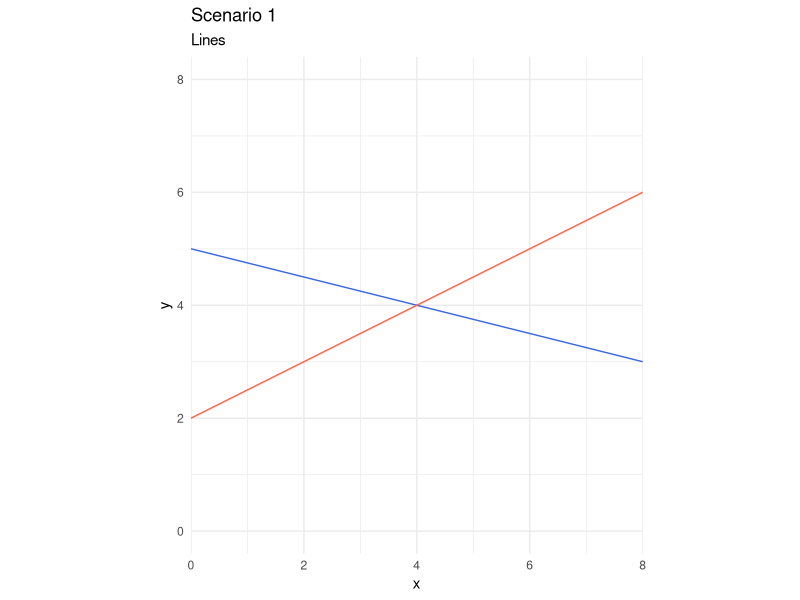
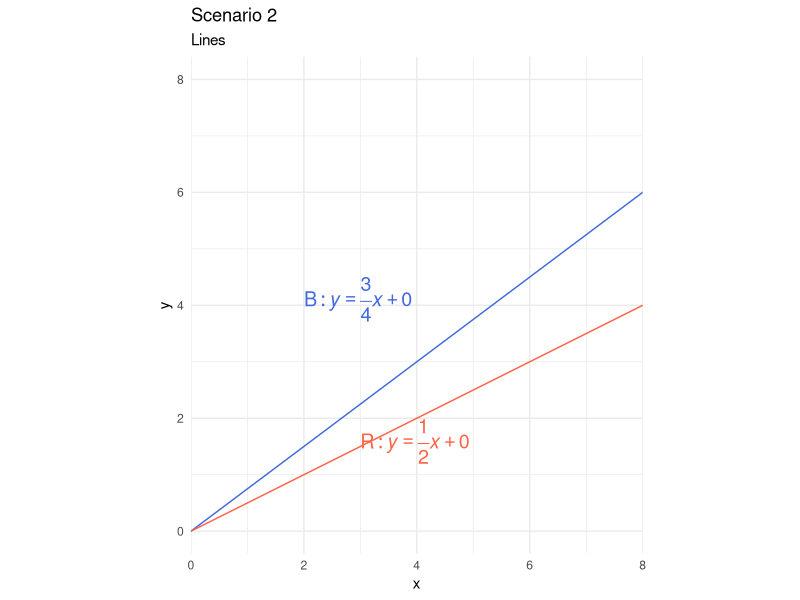
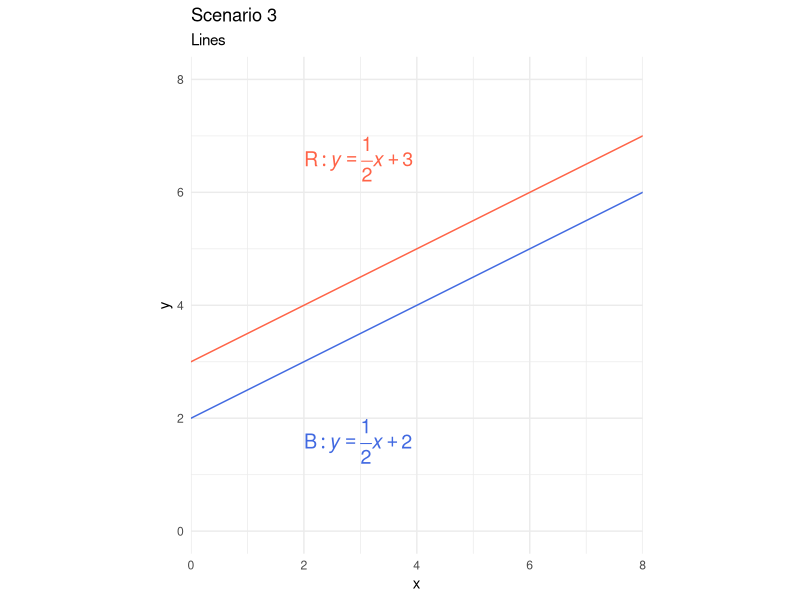
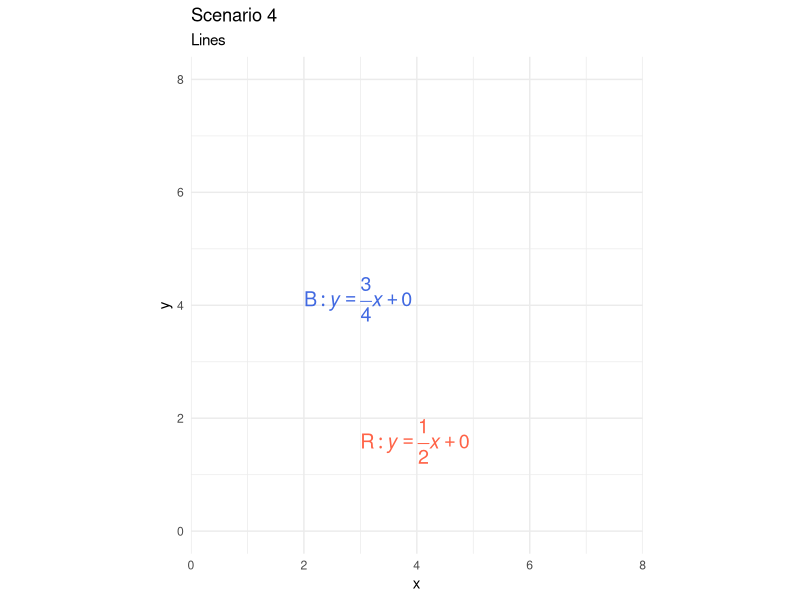
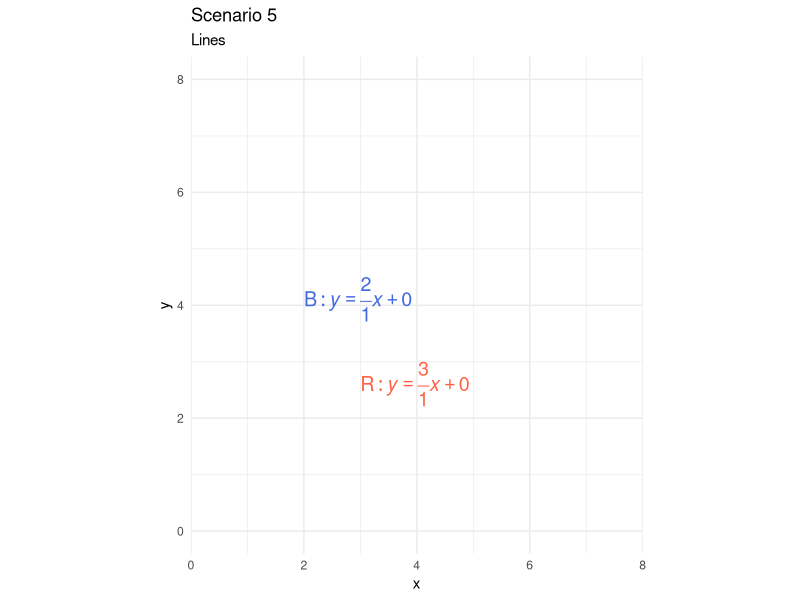

These charts were generated, in order, by the following R code:
## ---- chunk 1
#| echo: false
library(ggplot2)
d       <- tibble::tibble(x = 1:8, y = (1:8)/8)
color_a <- "royalblue"
color_b <- "tomato"
## ---- chunk 2
#| echo: false
#| layout-ncol: 2
ggplot(d, aes(x = x, y = y)) +
  geom_line(color = "transparent") +
  geom_abline(slope = -.25, intercept = 5, color = color_a) +
  geom_abline(slope = .50, intercept = 2, color = color_b) +
  # annotate(
  #   "text", 
  #   label="B: italic(y) == over(3, 4)*italic(x) + 0", 
  #   x = 2, y = 4.5, 
  #   parse=T, size=5, hjust=0, vjust=1, color=color_a
  # ) +
  # annotate(
  #   "text", 
  #   label="R: italic(y) == over(1, 2)*italic(x) + 0", 
  #   x = 6, y = 3, 
  #   parse=T, size=5, hjust=0, vjust=1, color=color_b
  # ) +
  scale_x_continuous(expand = expansion(add = 0)) +
  coord_fixed(xlim = c(0, 8), ylim = c(0, 8)) +
  theme_minimal() +
  labs(
    title    = "Scenario 1", 
    subtitle = "Lines", 
    y        = "y"
  )

ggplot(d, aes(x = x, y = y)) +
  # geom_line() +
  geom_abline(slope = .75, intercept = 0, color = color_a) +
  geom_abline(slope = .50, intercept = 0, color = color_b) +
  annotate(
    "text", 
    label="B: italic(y) == over(3, 4)*italic(x) + 0", 
    x = 2, y = 4.5, 
    parse=T, size=5, hjust=0, vjust=1, color=color_a
  ) +
  annotate(
    "text", 
    label="R: italic(y) == over(1, 2)*italic(x) + 0", 
    x = 3, y = 2, 
    parse=T, size=5, hjust=0, vjust=1, color=color_b
  ) +
  scale_x_continuous(expand = expansion(add = 0)) +
  coord_fixed(xlim = c(0, 8), ylim = c(0, 8)) +
  theme_minimal() +
  labs(
    title    = "Scenario 2", 
    subtitle = "Lines", 
    y        = "y"
  )

ggplot(d, aes(x = x, y = y)) +
  # geom_line() +
  geom_abline(slope = .50, intercept = 2, color = color_a) +
  geom_abline(slope = .50, intercept = 3, color = color_b) +
  annotate(
    "text", 
    label="B: italic(y) == over(1, 2)*italic(x) + 2", 
    x = 2, y = 2, 
    parse=T, size=5, hjust=0, vjust=1, color=color_a
  ) +
  annotate(
    "text", 
    label="R: italic(y) == over(1, 2)*italic(x) + 3", 
    x = 2, y = 7, 
    parse=T, size=5, hjust=0, vjust=1, color=color_b
  ) +
  scale_x_continuous(expand = expansion(add = 0)) +
  coord_fixed(xlim = c(0, 8), ylim = c(0, 8)) +
  theme_minimal() +
  labs(
    title    = "Scenario 3", 
    subtitle = "Lines", 
    y        = "y"
  )

ggplot(d, aes(x = x, y = y)) +
  # geom_line() +
  # geom_abline(slope = .50, intercept = 2, color = color_a) +
  # geom_abline(slope = .50, intercept = 3, color = color_b) +
  annotate(
    "text", 
    label="B: italic(y) == over(3, 4)*italic(x) + 0", 
    x = 2, y = 4.5, 
    parse=T, size=5, hjust=0, vjust=1, color=color_a
  ) +
  annotate(
    "text", 
    label="R: italic(y) == over(1, 2)*italic(x) + 0", 
    x = 3, y = 2, 
    parse=T, size=5, hjust=0, vjust=1, color=color_b
  ) +
  scale_x_continuous(expand = expansion(add = 0)) +
  coord_fixed(xlim = c(0, 8), ylim = c(0, 8)) +
  theme_minimal() +
  labs(
    title    = "Scenario 4", 
    subtitle = "Lines", 
    y        = "y"
  )

ggplot(d, aes(x = x, y = y)) +
  # geom_line() +
  # geom_abline(slope = .50, intercept = 2, color = color_a) +
  # geom_abline(slope = .50, intercept = 3, color = color_b) +
  annotate(
    "text", 
    label="B: italic(y) == over(2, 1)*italic(x) + 0", 
    x = 2, y = 4.5, 
    parse=T, size=5, hjust=0, vjust=1, color=color_a
  ) +
  annotate(
    "text", 
    label="R: italic(y) == over(3, 1)*italic(x) + 0", 
    x = 3, y = 3, 
    parse=T, size=5, hjust=0, vjust=1, color=color_b
  ) +
  scale_x_continuous(expand = expansion(add = 0)) +
  coord_fixed(xlim = c(0, 8), ylim = c(0, 8)) +
  theme_minimal() +
  labs(
    title    = "Scenario 5", 
    subtitle = "Lines", 
    y        = "y"
  )
